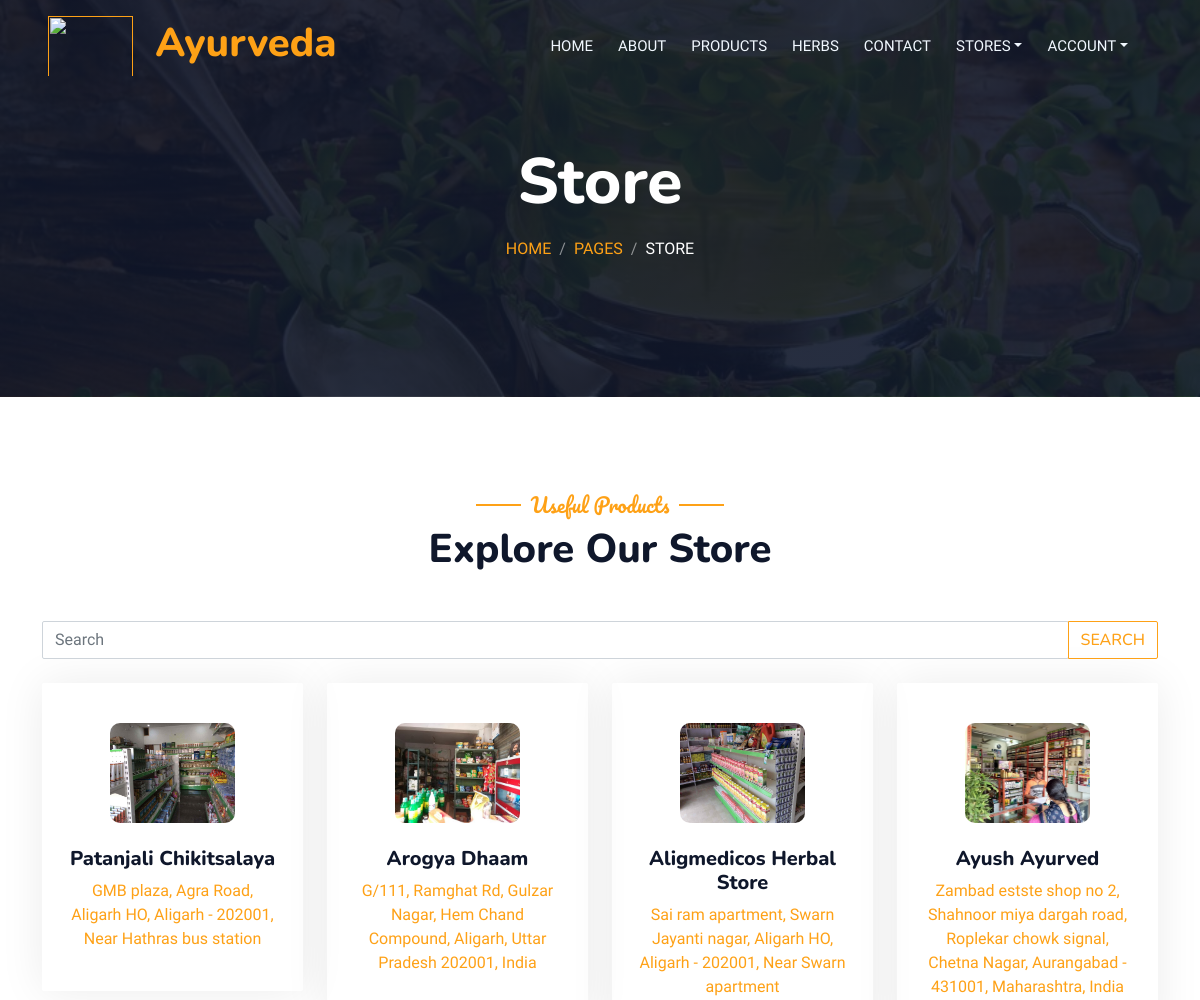
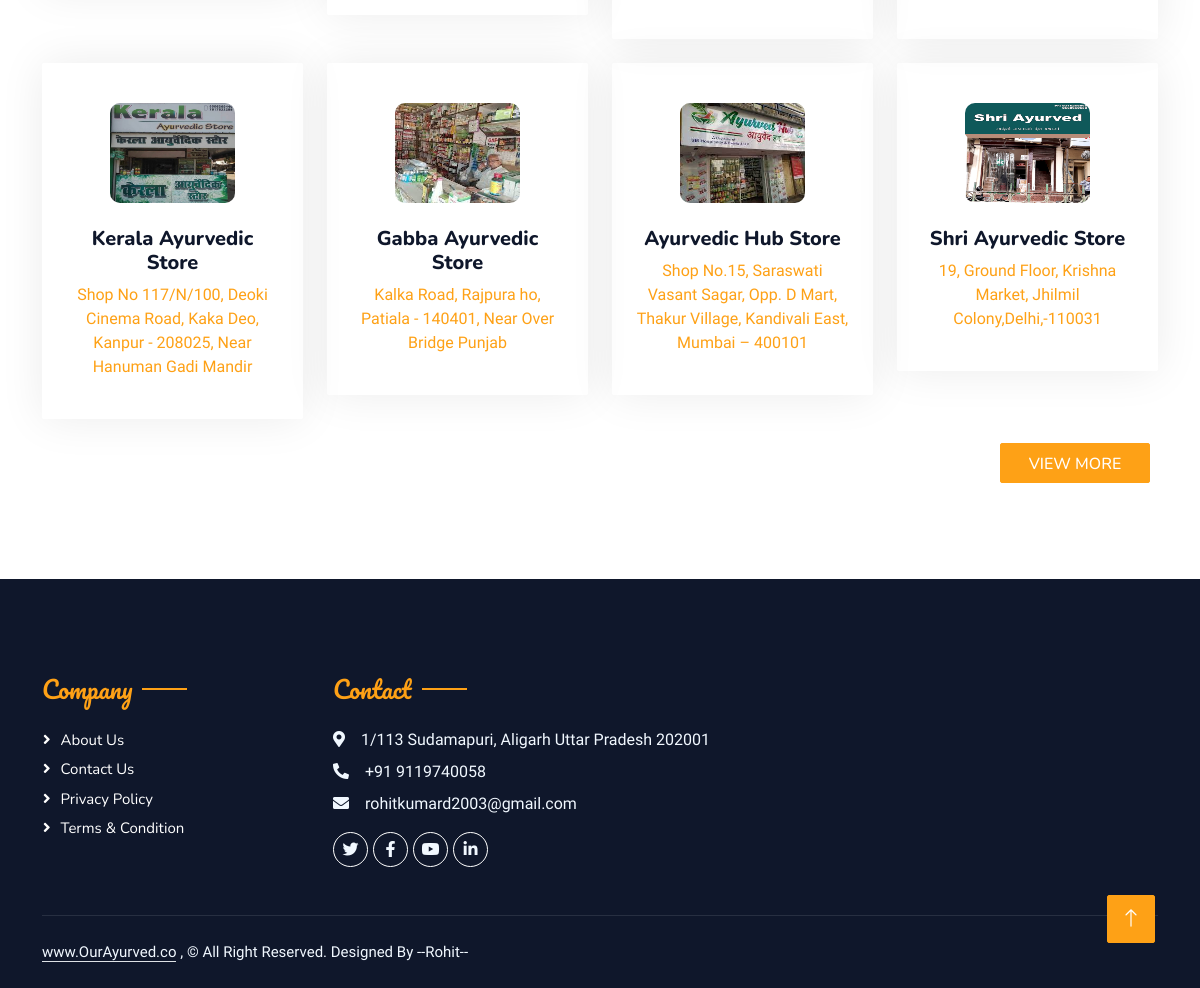
The page /store.php on the database its author committed (2 pictures, top to bottom).
### tables this page shows
CREATE TABLE `stores` (
  `id` int(11) NOT NULL,
  `map_id` varchar(20) NOT NULL,
  `shop_name` varchar(100) NOT NULL,
  `shop_address` varchar(200) NOT NULL,
  `mobile_number` int(15) NOT NULL,
  `shop_image` varchar(100) NOT NULL,
  `pincode` varchar(6) NOT NULL,
  `city` varchar(20) NOT NULL,
  `state` varchar(20) NOT NULL,
  `country` varchar(20) NOT NULL
);

### store.php (the view, shortened to what this page needs)
<!DOCTYPE html>
<html lang="en">
<head>
    <?php
        include('headtags.php');
    ?>
</head>
<body>
    <?php
        include("connection.php");
        if(isset($_POST['search']))
        {
            $kw=$_POST['kw'];
            $sql="select shop_name,shop_address,shop_image,city,state,country from stores where shop_address like '%".$kw."%' or shop_name like '%".$kw."%'or city like '%".$kw."%' or state like '%".$kw."%' or country like '%".$kw."%'";
        }
        else
        {
            if(isset($_GET['view']))
            {
                $sql="select id, shop_name, shop_address, mobile_number, shop_image, pincode, city, state, country from stores";
            }
            else
            {
                $sql="select id, shop_name, shop_address, mobile_number, shop_image, pincode, city, state, country from stores limit 8";
            }
        }
        $res=mysqli_query($con,$sql);
    ?>
    <div class="container-xxl bg-white p-0">
        <div class="container-xxl position-relative p-0">
            <?php
             include('navbar.php');
            ?>
            <div class="container-xxl py-5 bg-dark hero-header mb-5">
                <div class="container text-center my-5 pt-5 pb-4">
                    <h1 class="display-3 text-white mb-3 animated slideInDown">Store</h1>
                    <nav aria-label="breadcrumb">
                        <ol class="breadcrumb justify-content-center text-uppercase">
                            <li class="breadcrumb-item"><a href="#">Home</a></li>
                            <li class="breadcrumb-item"><a href="#">Pages</a></li>
                            <li class="breadcrumb-item text-white active" aria-current="page">Store</li>
                        </ol>
                    </nav>
                </div>
            </div>
        </div>
        <div class="container-xxl py-5">
            <div class="container">
                <div class="text-center wow fadeInUp" data-wow-delay="0.1s">
                    <h5 class="section-title ff-secondary text-center text-primary fw-normal">Useful Products</h5>
                    <h1 class="mb-5">Explore Our Store</h1>
                </div>
                <form method="POST">
                    <div class="input-group">
                      <input type="text" name="kw" class="form-control rounded" placeholder="Search" aria-label="Search" aria-describedby="search-addon" />
                      <button type="submit" class="btn btn-outline-primary" name="search">search</button>
                    </div>
                </form>
                     <br>
                <div class="row g-4">
                    <?php
                        while( $row=mysqli_fetch_assoc($res))
                        {
                        ?>
                  <div class="col-lg-3 col-sm-6 wow fadeInUp" data-wow-delay="0.1s">
                        <div class="service-item rounded pt-3">
                            <a href="storedetail.php?id=<?php echo $row['id'];?>">
                            <div class="p-4">
                              <center>  <img src="img/<?php echo $row['shop_image'];?>" style="border-radius: 10px; ;" width="125px" height=100px class=" text-primary mb-4"></i></center>
                                <h5 align="center"><?php echo $row['shop_name'];?></h5>
                                <p align="center"><?php echo $row['shop_address'];?></p>
                            </div>
                            </a>
                        </div>
                    </div>
                    <?php
                    }
                if(!isset($_GET['view']))
                {
                ?>
                <a href="store.php?view=all" style="width: 150px; height: 40px; margin-left: 970px;"  class="btn btn-primary py-2 px-4">View More</a>
                <?php
                 }
                 ?>
                </div>
            </div>
        </div>
    <?php
        include('footer.php')
    ?>
</body>
</html>

### css/style.css (style rules this page uses)
:root { --primary: #FEA116; --light: #F1F8FF; --dark: #0F172B; }
.ff-secondary { font-family: 'Pacifico', cursive; }
.btn { font-family: 'Nunito', sans-serif; font-weight: 500; text-transform: uppercase; transition: .5s; }
.btn.btn-primary, .btn.btn-secondary { color: #FFFFFF; }
.hero-header { background: linear-gradient(rgba(15, 23, 43, .9), rgba(15, 23, 43, .9)), url(../img/bg-1.jpg); background-position: center center; background-repeat: no-repeat; background-size: cover; }
.breadcrumb-item + .breadcrumb-item::before { color: rgba(255, 255, 255, .5); }
.section-title { position: relative; display: inline-block; }
.section-title::before { position: absolute; content: ""; width: 45px; height: 2px; top: 50%; left: -55px; margin-top: -1px; background: var(--primary); }
.section-title::after { position: absolute; content: ""; width: 45px; height: 2px; top: 50%; right: -55px; margin-top: -1px; background: var(--primary); }
.service-item { box-shadow: 0 0 45px rgba(0, 0, 0, .08); transition: .5s; }
.service-item * { transition: .5s; }

### rows shown on the page
stores: shop_image (picture), shop_name "Patanjali Chikitsalaya", shop_address "GMB plaza, Agra Road, Aligarh HO, Aligarh - 202001, Near Hathras bus station"
stores: shop_image (picture), shop_name "Arogya Dhaam", shop_address "G/111, Ramghat Rd, Gulzar Nagar, Hem Chand Compound, Aligarh, Uttar Pradesh 202001, India"
stores: shop_image (picture), shop_name "Aligmedicos Herbal Store", shop_address "Sai ram apartment, Swarn Jayanti nagar, Aligarh HO, Aligarh - 202001, Near Swarn apartment"
stores: shop_image (picture), shop_name "Ayush Ayurved", shop_address "Zambad estste shop no 2, Shahnoor miya dargah road, Roplekar chowk signal, Chetna Nagar, Aurangabad - 431001, Maharashtra, India"
stores: shop_image (picture), shop_name "Kerala Ayurvedic Store", shop_address "Shop No 117/N/100, Deoki Cinema Road, Kaka Deo, Kanpur - 208025, Near Hanuman Gadi Mandir"
stores: shop_image (picture), shop_name "Gabba Ayurvedic Store", shop_address "Kalka Road, Rajpura ho, Patiala - 140401, Near Over Bridge Punjab"
stores: shop_image (picture), shop_name "Ayurvedic Hub Store", shop_address "Shop No.15, Saraswati Vasant Sagar, Opp. D Mart, Thakur Village, Kandivali East, Mumbai – 400101"
stores: shop_image (picture), shop_name "Shri Ayurvedic Store", shop_address "19, Ground Floor, Krishna Market, Jhilmil Colony,Delhi,-110031"
